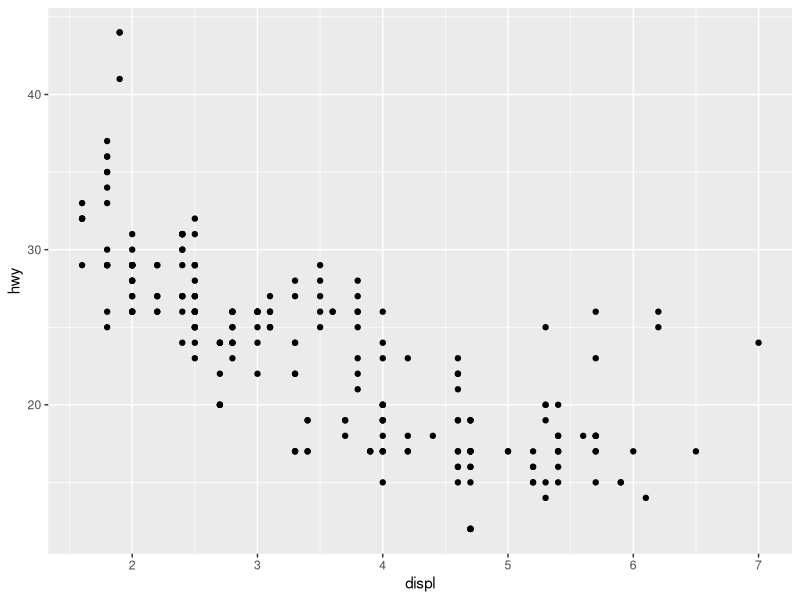
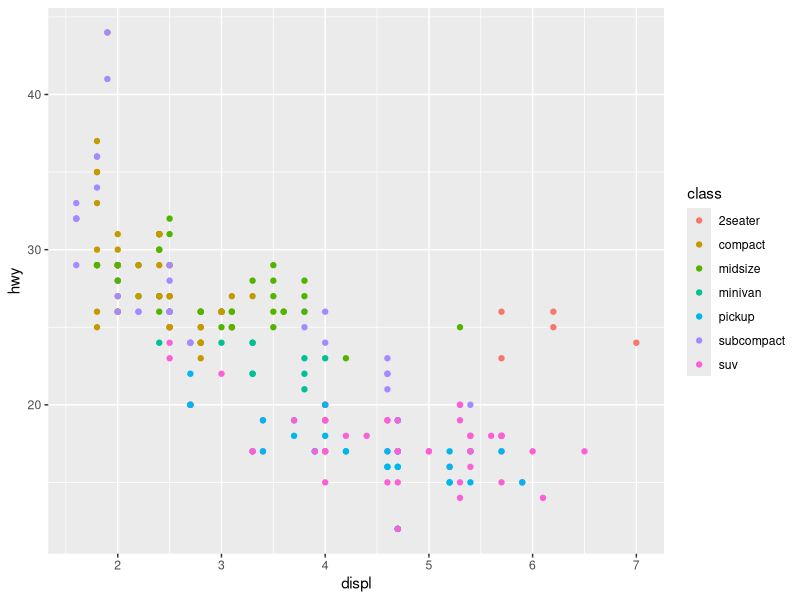
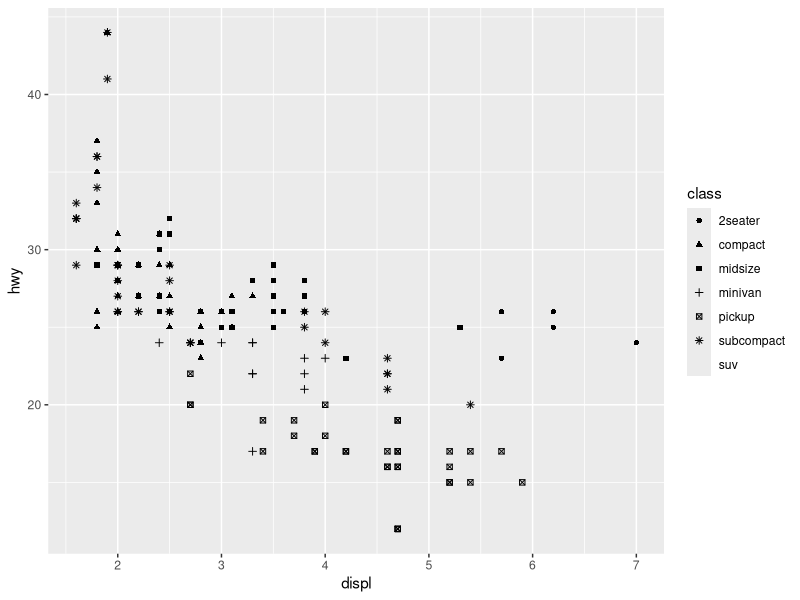

The R script that drew these images, in order:
## ---- chunk 1
knitr::opts_chunk$set(echo = TRUE)

library(tidyverse)
## ---- chunk 2
# data()
# ?mpg
#mpg
ggplot(data = mpg, aes(x = displ, y = hwy)) + 
  geom_point()
## ---- chunk 3
ggplot(data = mpg, aes(x = displ, y = hwy, color=class)) + 
  geom_point()
## ---- chunk 4
ggplot(data = mpg, aes(x = displ, y = hwy, shape=class)) + 
  geom_point()
